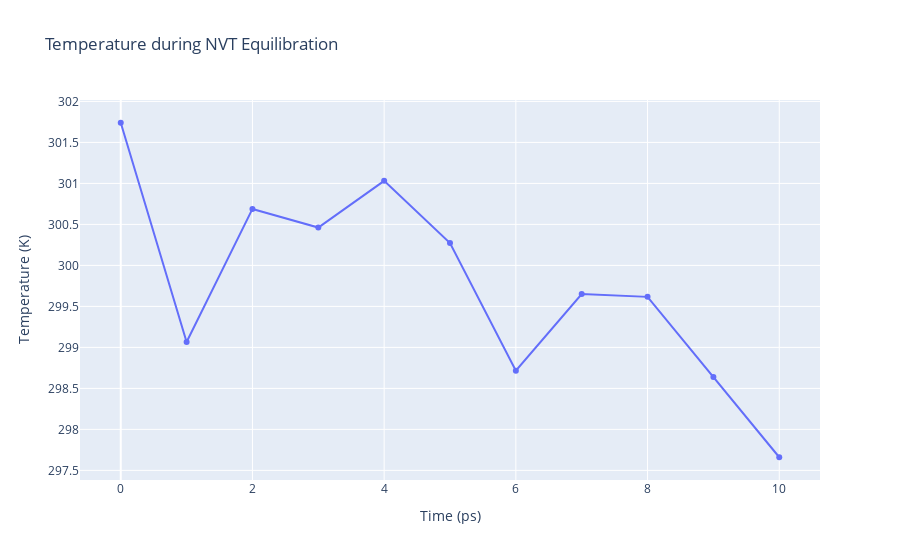

The notebook cell this image was saved under:
### Code cell
import plotly
import plotly.graph_objs as go

# Read temperature data from file 
with open(output_nvt_temp_xvg, 'r') as temperature_file:
    x, y = map(
        list,
        zip(*[
            (float(line.split()[0]),float(line.split()[1]))
            for line in temperature_file 
            if not line.startswith(("#","@")) 
        ])
    )

plotly.offline.init_notebook_mode(connected=True)

fig = ({
    "data": [go.Scatter(x=x, y=y)],
    "layout": go.Layout(title="Temperature during NVT Equilibration",
                        xaxis=dict(title = "Time (ps)"),
                        yaxis=dict(title = "Temperature (K)")
                       )
})

plotly.offline.iplot(fig)

### Figure 1 — Plotly figure (JSON) as saved in the notebook; plotly's stock layout.template omitted (floating-point values rounded to 4 significant figures)
{"data": [{"type": "scatter", "x": [0, 1, 2, 3, 4, 5, 6, 7, 8, 9, 10], "y": [301.7, 299.1, 300.7, 300.5, 301.0, 300.3, 298.7, 299.7, 299.6, 298.6, 297.7]}], "layout": {"title": {"text": "Temperature during NVT Equilibration"}, "xaxis": {"title": {"text": "Time (ps)"}}, "yaxis": {"title": {"text": "Temperature (K)"}}}}
